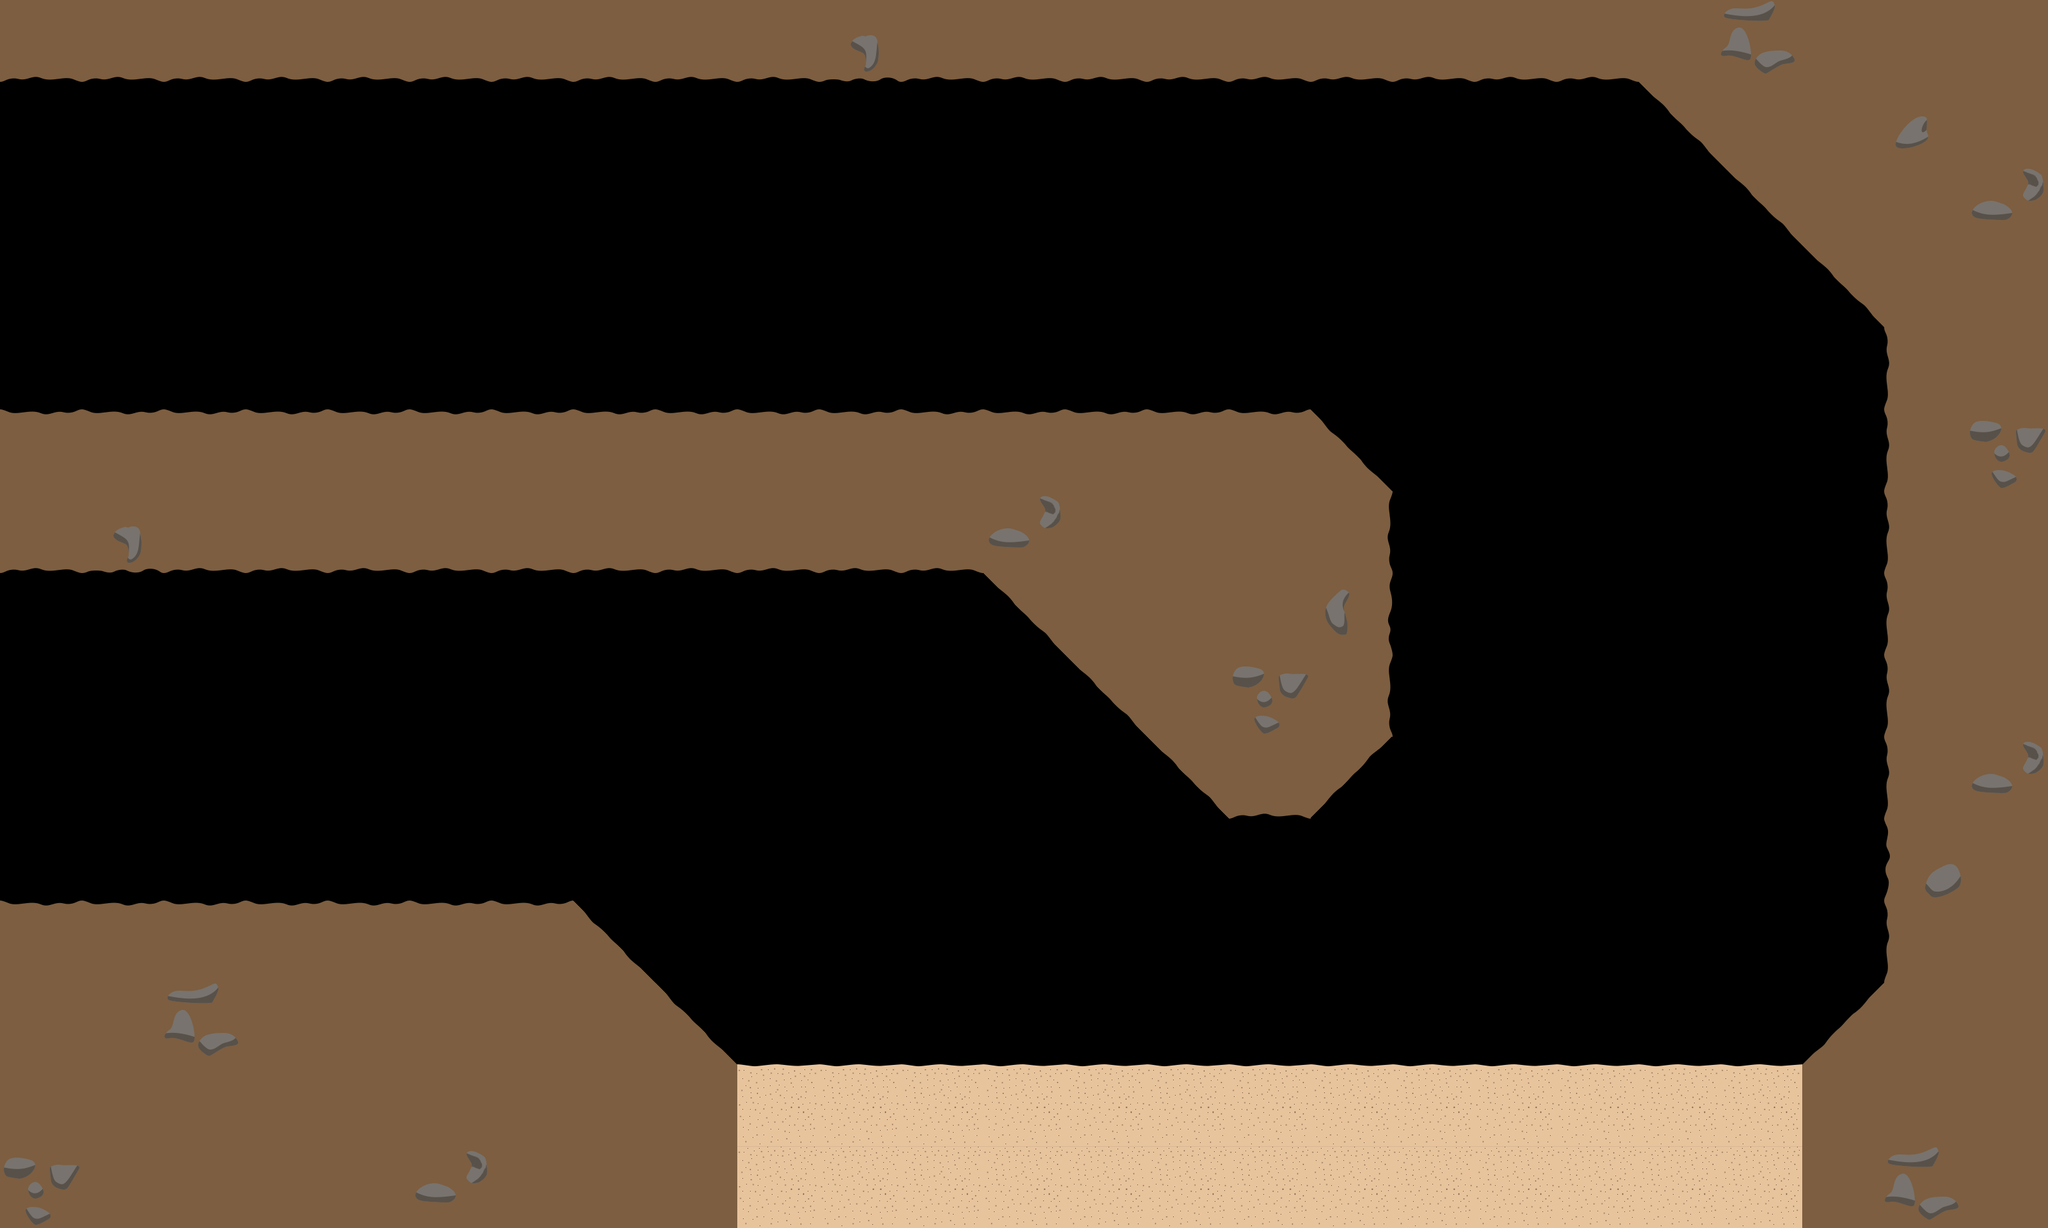

A level layout from a 2D game, rendered from its tile map. Below: a short description, then the map file with its tile-grid data intact:
An orthogonal 25x15 tile map with 128x128 px tiles, 1 tile layer (Tile Layer 2) and 33 objects.

<map version="1.0" tiledversion="1.1.4" orientation="orthogonal" renderorder="right-down" width="25" height="15" tilewidth="128" tileheight="128" infinite="0" nextobjectid="125">
 <tileset firstgid="1" source="Tileset1.tsx" />
 <layer name="Tile Layer 2" width="25" height="15">
  <data encoding="csv">
3221225474,3221225474,3221225474,3221225474,3221225474,3221225474,3221225474,3221225474,3221225474,3221225474,12,3221225474,3221225474,3221225474,3221225474,3221225474,3221225474,3221225474,3221225474,3221225474,23,20,23,23,23,
0,0,0,0,0,0,0,0,0,0,0,0,0,0,0,0,0,0,0,0,9,23,23,19,23,
0,0,0,0,0,0,0,0,0,0,0,0,0,0,0,0,0,0,0,0,0,9,23,23,15,
0,0,0,0,0,0,0,0,0,0,0,0,0,0,0,0,0,0,0,0,0,0,9,23,23,
0,0,0,0,0,0,0,0,0,0,0,0,0,0,0,0,0,0,0,0,0,0,0,1610612738,23,
2,2,2,2,2,2,2,2,2,2,2,2,2,2,2,2,5,0,0,0,0,0,0,1610612738,21,
3221225474,12,3221225474,3221225474,3221225474,3221225474,3221225474,3221225474,3221225474,3221225474,3221225474,3221225474,15,23,23,23,2684354562,0,0,0,0,0,0,1610612738,23,
0,0,0,0,0,0,0,0,0,0,0,0,9,23,23,23,8,0,0,0,0,0,0,1610612738,23,
0,0,0,0,0,0,0,0,0,0,0,0,0,9,23,21,2684354562,0,0,0,0,0,0,1610612738,23,
0,0,0,0,0,0,0,0,0,0,0,0,0,0,9,3221225474,10,0,0,0,0,0,0,1610612738,15,
0,0,0,0,0,0,0,0,0,0,0,0,0,0,0,0,0,0,0,0,0,0,0,6,23,
2,2,2,2,2,2,2,5,0,0,0,0,0,0,0,0,0,0,0,0,0,0,0,1610612738,23,
23,23,20,23,23,23,23,23,5,0,0,0,0,0,0,0,0,0,0,0,0,0,4,23,23,
23,23,23,23,23,23,23,23,23,24,24,24,24,24,24,24,24,24,24,24,24,24,23,23,23,
21,23,23,23,23,15,23,23,23,25,25,25,25,25,25,25,25,25,25,25,25,25,23,20,23
</data>
 </layer>
 <objectgroup color="#aa0000" name="walls-rectangle">
  <object id="19" x="0" y="0" width="2944" height="128" />
  <object id="20" x="2944" y="0" width="256" height="1920" />
  <object id="21" x="640" y="1664" width="2304" height="256" />
  <object id="22" x="0" y="1408" width="640" height="512" />
  <object id="23" x="0" y="640" width="1792" height="256" />
  <object id="24" x="1792" y="768" width="384" height="384" />
  <object id="25" x="0" y="128" width="128" height="512" />
  <object id="30" x="2688" y="128" width="256" height="128" />
  <object id="31" x="2816" y="256" width="128" height="128" />
  <object id="32" x="1664" y="896" width="128" height="128" />
  <object id="36" x="1792" y="640" width="256" height="128" />
  <object id="37" x="1920" y="1152" width="128" height="128" />
  <object id="103" x="2048" y="704" width="64" height="64" />
  <object id="104" x="2624" y="128" width="64" height="64" />
  <object id="105" x="2752" y="256" width="64" height="64" />
  <object id="106" x="2880" y="384" width="64" height="64" />
  <object id="107" x="1600" y="896" width="64" height="64" />
  <object id="108" x="1728" y="1024" width="64" height="64" />
  <object id="109" x="1856" y="1152" width="64" height="64" />
  <object id="110" x="2048" y="1152" width="64" height="64" />
  <object id="111" x="2880" y="1600" width="64" height="64" />
  <object id="118" x="640" y="1408" width="256" height="256" />
  <object id="119" x="896" y="1536" width="128" height="128" />
  <object id="120" x="896" y="1472" width="64" height="64" />
 </objectgroup>
 <objectgroup color="#0000ff" name="checkpoint-rectangle">
  <object id="9" x="1792" y="128" width="128" height="512" />
 </objectgroup>
 <objectgroup color="#00aa00" name="grass-up">
  <object id="38" x="1152" y="1408" width="256" height="256" />
 </objectgroup>
 <objectgroup color="#ffff00" name="timecoin-rectangle">
  <object id="28" x="1152" y="1024" width="128" height="128" />
 </objectgroup>
 <objectgroup name="frog-spawn-rectangle">
  <object id="13" x="128" y="384" width="128" height="128" />
 </objectgroup>
 <objectgroup color="#00aa00" name="grass-down" offsetx="128" offsety="0">
  <object id="29" x="1152" y="128" width="256" height="256" />
 </objectgroup>
 <objectgroup name="roundfish-1-start">
  <object id="16" x="2176" y="896" width="128" height="128" />
 </objectgroup>
 <objectgroup name="roundfish-1-end">
  <object id="17" x="2816" y="896" width="128" height="128" />
 </objectgroup>
 <objectgroup name="arrow-down">
  <object id="122" x="2432" y="384" width="128" height="128" />
 </objectgroup>
 <objectgroup name="endzone-rectangle">
  <object id="18" x="0" y="896" width="128" height="512" />
 </objectgroup>
</map>
